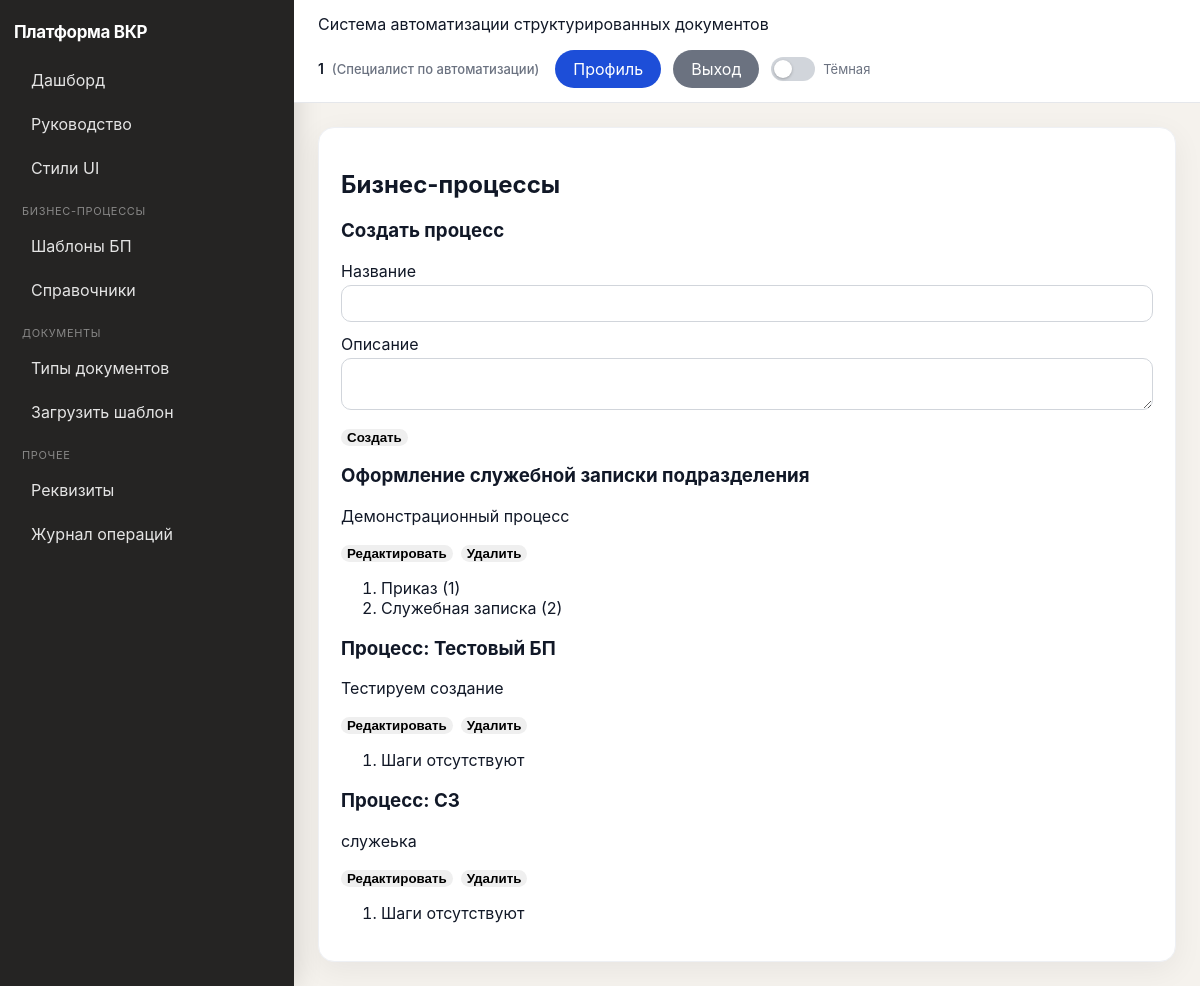
Screenshot of /ui/processes/ (signed in) with the database file from the repository.
### apps/users/models.py (models this page shows, shortened)
class Users(models.Model):
    user_id = models.BigAutoField(primary_key=True)
    login = models.CharField(max_length=150, unique=True)
    full_name = models.CharField(max_length=255)
    password = models.CharField(max_length=255, default="changeme")
    password_hash = models.CharField(max_length=255, blank=True)
    role_id = models.ForeignKey("roles.Roles", on_delete=models.PROTECT, related_name="users")
    class Meta:
        db_table = "Users"

### apps/roles/models.py (models this page shows, shortened)
class Roles(models.Model):
    role_id = models.BigAutoField(primary_key=True)
    role_name = models.CharField(max_length=50, unique=True)
    description = models.TextField(blank=True)
    class Meta:
        db_table = "Roles"

### apps/processes/models.py (models this page shows, shortened)
class Processes(models.Model):
    process_id = models.BigAutoField(primary_key=True)
    name = models.CharField(max_length=255)
    description = models.TextField(blank=True)
    class Meta:
        db_table = "Processes"

class ProcessSteps(models.Model):
    step_id = models.BigAutoField(primary_key=True)
    name = models.CharField(max_length=255)
    step_order = models.PositiveIntegerField()
    process_id = models.ForeignKey(Processes, on_delete=models.CASCADE, related_name="steps")
    class Meta:
        db_table = "ProcessSteps"
        unique_together = ("process_id", "step_order")
        ordering = ("process_id", "step_order")

### apps/documents/views.py (the view, shortened to what this page needs)
# urls.py: path("ui/processes/", UIProcessesView.as_view(), name="ui-processes"),
class UIProcessesView(LoginRequiredRoleMixin, View):
    allowed_roles = {"ADMIN", "SPECIALIST"}
    def get(self, request):
        edit_id = request.GET.get("edit_id")
        edit_process = Processes.objects.filter(process_id=edit_id).first() if edit_id else None
        processes = Processes.objects.prefetch_related("steps").all()
        return render(request, "ui/processes.html", {"processes": processes, "edit_process": edit_process})

### apps/users/context_processors.py (called while the page is built)
def current_enterprise_user(request):
    return {"current_enterprise_user": get_request_user(request)}

### apps/users/permissions.py (called while the page is built)
def get_request_user(request):
    params = getattr(request, "query_params", getattr(request, "GET", {}))
    user_id = request.session.get("user_id") or request.headers.get("X-User-Id") or params.get("user_id")
    if not user_id:
        return None
    try:
        return Users.objects.select_related("role_id").get(user_id=user_id)
    except Users.DoesNotExist:
        return None

### apps/users/templatetags/ui_labels.py (called while the page is built)
@register.filter
def role_ru(value):
    return ROLE_LABELS.get(value, value)

### apps/users/ui_permissions.py (called while the page is built)
    @method_decorator(csrf_protect)
    def dispatch(self, request, *args, **kwargs):
        user = get_request_user(request)
        if not user:
            return redirect("login-page")
        request.enterprise_user = user
        if self.allowed_roles and user.role_id.role_name not in self.allowed_roles:
            return redirect("dashboard")
        return super().dispatch(request, *args, **kwargs)

### templates/ui/processes.html (shortened to what this page needs)
{% extends "ui/base.html" %}
{% block content %}
<h2>Бизнес-процессы</h2>
<h3>{% if edit_process %}Редактирование процесса{% else %}Создать процесс{% endif %}</h3>
<form method="post">{% csrf_token %}
  <label>Название</label><input name="name" value="{{ edit_process.name }}" required />
  <label>Описание</label><textarea name="description">{{ edit_process.description }}</textarea>
  <button type="submit">{% if edit_process %}Сохранить{% else %}Создать{% endif %}</button>
</form>
{% for p in processes %}
    <h3>{{ p.name }}</h3>
    <p>{{ p.description }}</p>
    <div style="display:flex; gap:8px; margin-bottom:8px;">
      <a href="/ui/processes/?edit_id={{ p.process_id }}"><button type="button">Редактировать</button></a>
      <form method="post" style="display:inline;">{% csrf_token %}
        <button type="submit">Удалить</button>
      </form>
    </div>
    <ol>
    {% for s in p.steps.all %}
        <li>{{ s.name }} ({{ s.step_order }})</li>
    {% empty %}
        <li>Шаги отсутствуют</li>
    {% endfor %}
    </ol>
{% endfor %}
{% endblock %}

### templates/ui/base.html (shortened to what this page needs)
<!doctype html>
<html lang="ru">
<head>
</head>
{% load ui_labels %}
<body>
<div class="layout">
    <aside class="sidebar">
        <div class="brand">Платформа ВКР</div>
        <nav class="menu">
            <a href="/" class="{% if request.path == '/' %}active{% endif %}">Дашборд</a>
            <a href="/ui/help/" class="{% if '/ui/help/' in request.path %}active{% endif %}">Руководство</a>
            {% if current_enterprise_user %}
            <a href="{% url 'ui-system-styleguide' %}" class="{% if '/ui/system/styleguide' in request.path %}active{% endif %}">Стили UI</a>
                {% if current_enterprise_user.role_id.role_name == "ADMIN" %}
                    <div class="menu-title">Основное</div>
                    <a href="/ui/users/" class="{% if '/ui/users/' in request.path %}active{% endif %}">Пользователи</a>
                    <a href="/ui/roles/" class="{% if '/ui/roles/' in request.path %}active{% endif %}">Роли</a>
                    <a href="/ui/documents/" class="{% if '/ui/documents/' in request.path %}active{% endif %}">Документы</a>
                    <div class="menu-title">Контроль</div>
                    <a href="/ui/logs/" class="{% if '/ui/logs/' in request.path %}active{% endif %}">Журнал операций</a>
                {% elif current_enterprise_user.role_id.role_name == "SPECIALIST" %}
                    <div class="menu-title">Бизнес-процессы</div>
                    <a href="/ui/bpm/process-templates/" class="{% if '/ui/bpm/process-templates' in request.path %}active{% endif %}">Шаблоны БП</a>
                    <a href="/ui/bpm/dictionaries/" class="{% if '/ui/bpm/dictionaries' in request.path %}active{% endif %}">Справочники</a>
                    <div class="menu-title">Документы</div>
                    <a href="/ui/document-types/" class="{% if '/ui/document-types/' in request.path %}active{% endif %}">Типы документов</a>
                    <a href="/ui/templates/create/" class="{% if '/ui/templates/create' in request.path %}active{% endif %}">Загрузить шаблон</a>
                    <div class="menu-title">Прочее</div>
                    <a href="/ui/requisites/" class="{% if '/ui/requisites/' in request.path %}active{% endif %}">Реквизиты</a>
                    <a href="/ui/logs/" class="{% if '/ui/logs/' in request.path %}active{% endif %}">Журнал операций</a>
                {% endif %}
            {% endif %}
        </nav>
    </aside>
    <main class="main">
        <div class="topbar">
            <div>
                Система автоматизации структурированных документов
            </div>
            <div class="topbar-user">
                {% if current_enterprise_user %}
                    <span class="topbar-user-meta">
                        <strong>{{ current_enterprise_user.full_name }}</strong>
                        <span class="topbar-user-role">({{ current_enterprise_user.role_id.role_name|role_ru }})</span>
                    </span>
                    <div class="topbar-actions">
                        <a href="/profile/" class="btn btn-save btn-pill btn-inline">Профиль</a>
                        <a href="/logout/" class="btn btn-back btn-pill btn-inline">Выход</a>
                        <label class="theme-toggle" title="Тёмная тема">
                            <span class="theme-toggle-track" aria-hidden="true"></span>
                            <span class="theme-toggle-label">Тёмная</span>
                        </label>
                    </div>
                {% else %}
                    <a href="/login/" class="btn btn-save btn-pill">Вход</a>
                {% endif %}
            </div>
        </div>
        <div class="content">
            <div class="panel">
                {% block content %}{% endblock %}
            </div>
        </div>
    </main>
</div>
</body>
</html>

### templates/ui/base.html (style rules this page uses)
:root { --bg: #f5f2ed; --sidebar-bg: #252423; --sidebar-text: #e8e6e3; --card: #ffffff; --border: #e5e7eb; --card-border: #eef0f4; --topbar-bg: #ffffff; --text: #111827; --muted: #6b7280; --save: #1d4ed8; --edit: #c2410c; --delete: #b91c1c; --back: #6b7280; --info: #2563eb; --ok: #16a34a; --warn: #ca8a04; --err: #dc2626; --link: #2563eb; --row-hover: #f8fafc; --input-bg: #ffffff; --input-border: #d1d5db; --field-border: #f1f5f9; --readonly-bg: #f8fafc; --readonly-text: #334155; --panel-shadow: rgba(15, 23, 42, 0.06); --card-shadow: rgba(15, 23, 42, 0.05); --toggle-track: #d1d5db; --toggle-thumb: #ffffff; --inset-bg: #fafafa; }
body { font-family: -apple-system, BlinkMacSystemFont, "Segoe UI", sans-serif; margin: 0; background:var(--bg); color:var(--text); transition: background .2s, color .2s; }
.layout { display:flex; min-height: 100vh; }
.sidebar { width:264px; background:var(--sidebar-bg); color:var(--sidebar-text); padding:22px 16px 22px 14px; box-shadow: 4px 0 24px rgba(0,0,0,.12); }
.brand { font-weight:700; margin-bottom:18px; letter-spacing:-0.02em; color:#fff; font-size:17px; }
.menu-title { margin:16px 0 8px 8px; color:rgba(255,255,255,.45); font-size:11px; text-transform:uppercase; letter-spacing:.06em; }
.menu a { display:block; padding:10px 12px 10px 14px; text-decoration:none; color:rgba(255,255,255,.88); border-radius:10px; margin-bottom:4px; transition: background .15s; border-left:3px solid transparent; }
.main { flex:1; }
.topbar { background:var(--topbar-bg); border-bottom:1px solid var(--border); padding:14px 24px; display:flex; justify-content:space-between; align-items:center; gap:16px; flex-wrap:wrap; transition: background .2s, border-color .2s; }
.topbar-user { display:flex; align-items:center; gap:12px 16px; flex-wrap:wrap; justify-content:flex-end; }
.topbar-user-meta { font-size:14px; line-height:1.35; }
.topbar-user-meta strong { font-weight:600; }
.topbar-user-role { color:var(--muted); font-size:13px; font-weight:500; margin-left:4px; }
.topbar-actions { display:inline-flex; align-items:center; gap:8px; flex-wrap:wrap; }
.theme-toggle { display:inline-flex; align-items:center; gap:8px; cursor:pointer; user-select:none; margin:0; }
.theme-toggle-track { width:44px; height:24px; background:var(--toggle-track); border-radius:999px; position:relative; transition: background .2s; flex-shrink:0; }
.theme-toggle-track::after { content:""; position:absolute; width:18px; height:18px; background:var(--toggle-thumb); border-radius:50%; top:3px; left:3px; transition: transform .2s, background .2s; box-shadow:0 1px 3px rgba(0,0,0,.25); }
.theme-toggle-label { font-size:13px; color:var(--muted); white-space:nowrap; }
.content { padding:24px; }
.panel { background:var(--card); border-radius:16px; padding:22px; box-shadow:0 8px 30px var(--panel-shadow); border:1px solid var(--card-border); transition: background .2s, border-color .2s, box-shadow .2s; }
input, select, textarea { width:100%; box-sizing:border-box; padding:10px 12px; border:1px solid var(--input-border); border-radius:10px; margin-top:4px; margin-bottom:12px; background:var(--input-bg); color:var(--text); }
button { cursor:pointer; border:none; border-radius:10px; font-weight:600; }
.btn { display:inline-block; padding:10px 16px; color:#fff; text-decoration:none; text-align:center; }
.btn-save { background:var(--save); }
.btn-back { background:var(--back); color:#fff; }
.btn-inline { width:auto; margin:0 4px 0 0; }
.btn-pill { border-radius: 999px; padding: 9px 18px; }

### rows the page displays
Users: full_name "1", role_id.role_name|role_ru "Специалист по автоматизации"
Processes: name "Оформление служебной записки подразделения", description "Демонстрационный процесс"
ProcessSteps: name "Приказ", step_order "1"
ProcessSteps: name "Служебная записка", step_order "2"
Processes: name "Процесс: Тестовый БП", description "Тестируем создание"
Processes: name "Процесс: СЗ", description "служеька"
